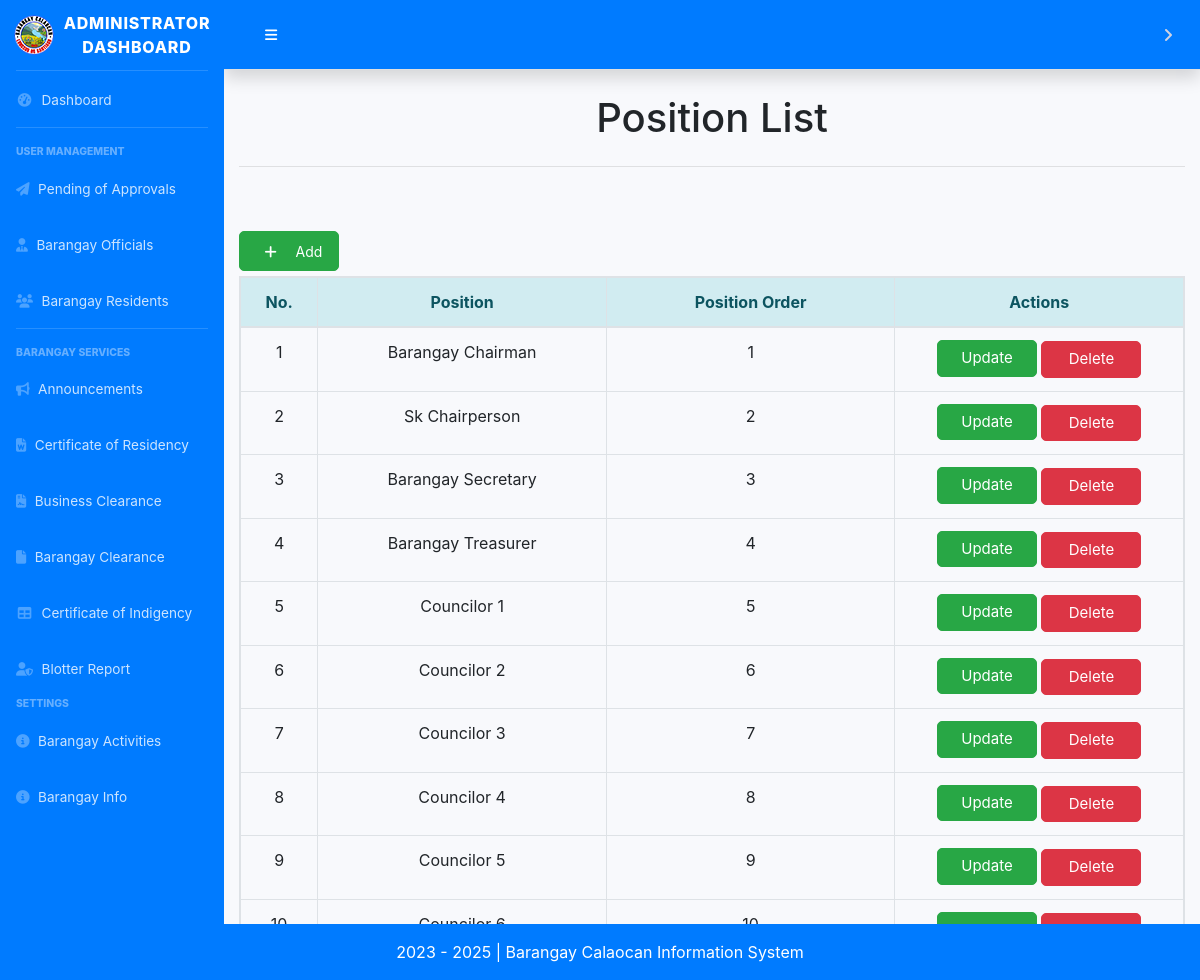
The page /position_modal.php on the database its author committed.
### tables this page shows
CREATE TABLE `position` (
  `id_position` int(11) NOT NULL,
  `position` varchar(255) NOT NULL,
  `pos_order` int(11) NOT NULL
);

### classes/staff.class.php (called while the page is built, shortened)
<?php
    class StaffClass extends BMISClass {
         public function view_position(){
            $connection = $this->openConn();
            $stmt = $connection->prepare("SELECT * from position");
            $stmt->execute();
            $view = $stmt->fetchAll();
            return $view;
        }
    }
?>

### position_modal.php (the view, shortened to what this page needs)
<?php
    require('classes/staff.class.php');
    $staffbmis->create_position();
    $staffbmis->delete_position();
    $view = $staffbmis->view_position();
?>
<?php
    include('dashboard_sidebar_start.php');
?>
<div class="container-fluid">
    <div class="row">
        <div class="col text-center">
            <h1> Position List</h1>
        </div>
    </div>
    <hr>
    <br><br>
    <button class="btn btn-success" style="width: 100px; height: 40px; font-size: 14px; border-radius:5px; margin-bottom: 5px;" data-toggle="modal" data-target="#modalPosition"><i class="fas fa-plus icon" style="padding-left: 0; padding-top: 0; padding-bottom: 0;"></i>Add</button>
        <br>
        <table class="table table-hover text-center table-bordered table-responsive" id="dataTable" width="100%" cellspacing="0">
            <form action="" method="post">
                <thead class="alert-info">
                    <tr>
                        <th style="width: 5%;"> No. </th>
                        <th style="width: 20%;"> Position </th>
                        <th style="width: 20%;"> Position Order </th>
                        <th style="width: 20%;"> Actions </th>
                    </tr>
                </thead>
                <tbody>
                    <?php if(is_array($view)) {?>
                        <?php foreach($view as $view) {?>
                            <tr>
                                <td> <?= $view['id_position'];?> </td>
                                <td> <?= $view['position'];?> </td>
                                <td> <?= $view['pos_order'];?> </td>
                                <td>
                                    <form action="" method="post">
                                        <a href="update_position_form.php?id_position=<?= $view['id_position'];?>" class="btn btn-success" style="width: 100px; font-size: 15px; border-radius:5px; margin-bottom: 2px;"> Update </a>
                                        <button class="btn btn-danger" type="submit" name="delete_position" style="width: 100px; font-size: 15px; border-radius:5px;"> Delete </button>
                                    </form>
                                </td>
                            </tr>
                        <?php }?>
                    <?php } ?>
                </tbody>
            </form>
        </table>
    </div>
<?php
    include('dashboard_sidebar_end.php');
?>

### position_modal.php (style rules this page uses)
.icon { padding: 10px; min-width: 40px; }

### rows shown on the page
position: id_position "1", position "Barangay Chairman", pos_order "1"
position: id_position "2", position "Sk Chairperson", pos_order "2"
position: id_position "3", position "Barangay Secretary", pos_order "3"
position: id_position "4", position "Barangay Treasurer", pos_order "4"
position: id_position "5", position "Councilor 1", pos_order "5"
position: id_position "6", position "Councilor 2", pos_order "6"
position: id_position "7", position "Councilor 3", pos_order "7"
position: id_position "8", position "Councilor 4", pos_order "8"
position: id_position "9", position "Councilor 5", pos_order "9"
